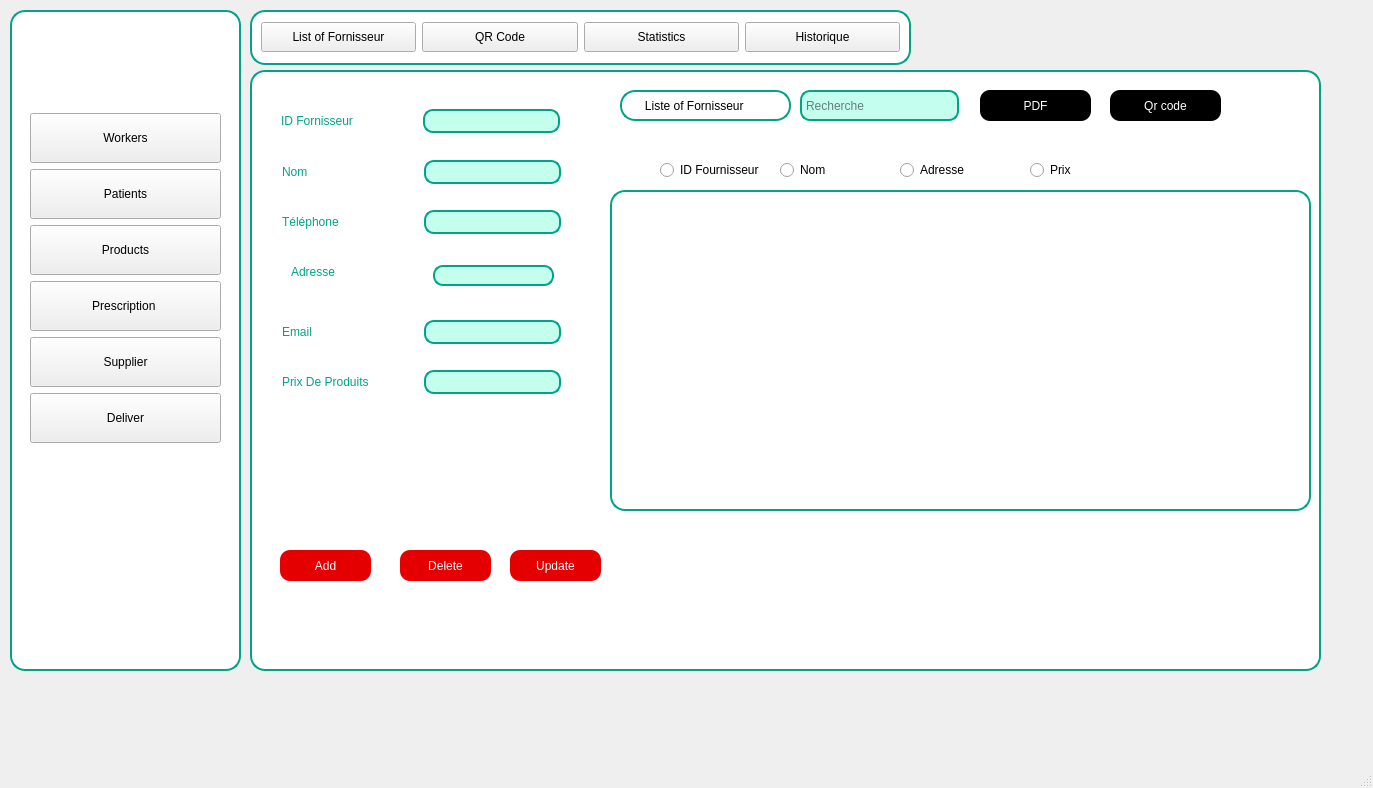
<?xml version="1.0" encoding="UTF-8"?>
<ui version="4.0">
 <class>MainWindow</class>
 <widget class="QMainWindow" name="MainWindow">
  <property name="geometry">
   <rect>
    <x>0</x>
    <y>0</y>
    <width>1373</width>
    <height>788</height>
   </rect>
  </property>
  <property name="windowTitle">
   <string>MainWindow</string>
  </property>
  <widget class="QWidget" name="centralwidget">
   <widget class="QFrame" name="frame">
    <property name="geometry">
     <rect>
      <x>10</x>
      <y>10</y>
      <width>231</width>
      <height>661</height>
     </rect>
    </property>
    <property name="styleSheet">
     <string notr="true">QFrame {
    background-color: white;
    width: 10px;
    border: 2px solid #00a388;
    border-radius: 15px;
}</string>
    </property>
    <property name="frameShape">
     <enum>QFrame::Shape::NoFrame</enum>
    </property>
    <layout class="QVBoxLayout" name="verticalLayout">
     <item>
      <widget class="QWidget" name="widget_9" native="true">
       <property name="minimumSize">
        <size>
         <width>0</width>
         <height>77</height>
        </size>
       </property>
       <property name="maximumSize">
        <size>
         <width>16777215</width>
         <height>77</height>
        </size>
       </property>
      </widget>
     </item>
     <item>
      <widget class="QWidget" name="widget_8" native="true">
       <layout class="QFormLayout" name="formLayout_2">
        <item row="0" column="0" colspan="2">
         <widget class="QPushButton" name="pushButton">
          <property name="minimumSize">
           <size>
            <width>100</width>
            <height>50</height>
           </size>
          </property>
          <property name="text">
           <string>Workers</string>
          </property>
         </widget>
        </item>
        <item row="1" column="0" colspan="2">
         <widget class="QPushButton" name="pushButton_4">
          <property name="minimumSize">
           <size>
            <width>100</width>
            <height>50</height>
           </size>
          </property>
          <property name="text">
           <string>Patients</string>
          </property>
         </widget>
        </item>
        <item row="3" column="0" colspan="2">
         <widget class="QPushButton" name="pushButton_5">
          <property name="minimumSize">
           <size>
            <width>100</width>
            <height>50</height>
           </size>
          </property>
          <property name="text">
           <string>Prescription </string>
          </property>
          <property name="autoDefault">
           <bool>true</bool>
          </property>
          <property name="default">
           <bool>false</bool>
          </property>
         </widget>
        </item>
        <item row="4" column="0" colspan="2">
         <widget class="QPushButton" name="pushButton_6">
          <property name="minimumSize">
           <size>
            <width>100</width>
            <height>50</height>
           </size>
          </property>
          <property name="text">
           <string>Supplier</string>
          </property>
         </widget>
        </item>
        <item row="5" column="0" colspan="2">
         <widget class="QPushButton" name="pushButton_7">
          <property name="minimumSize">
           <size>
            <width>100</width>
            <height>50</height>
           </size>
          </property>
          <property name="text">
           <string>Deliver</string>
          </property>
         </widget>
        </item>
        <item row="2" column="0" colspan="2">
         <widget class="QPushButton" name="pushButton_8">
          <property name="minimumSize">
           <size>
            <width>100</width>
            <height>50</height>
           </size>
          </property>
          <property name="text">
           <string>Products</string>
          </property>
         </widget>
        </item>
       </layout>
      </widget>
     </item>
    </layout>
   </widget>
   <widget class="QFrame" name="frame_3">
    <property name="geometry">
     <rect>
      <x>250</x>
      <y>10</y>
      <width>661</width>
      <height>55</height>
     </rect>
    </property>
    <property name="styleSheet">
     <string notr="true">QFrame {
    background-color: white;
    width: 10px;
    border: 2px solid #00a388;
    border-radius: 15px;
}</string>
    </property>
    <property name="frameShape">
     <enum>QFrame::Shape::NoFrame</enum>
    </property>
    <layout class="QHBoxLayout" name="horizontalLayout_6">
     <item>
      <widget class="QPushButton" name="pushButton_9">
       <property name="minimumSize">
        <size>
         <width>30</width>
         <height>30</height>
        </size>
       </property>
       <property name="text">
        <string>List of Fornisseur</string>
       </property>
      </widget>
     </item>
     <item>
      <widget class="QPushButton" name="QR_button">
       <property name="minimumSize">
        <size>
         <width>0</width>
         <height>30</height>
        </size>
       </property>
       <property name="styleSheet">
        <string notr="true"/>
       </property>
       <property name="text">
        <string>QR Code</string>
       </property>
      </widget>
     </item>
     <item>
      <widget class="QPushButton" name="stats">
       <property name="minimumSize">
        <size>
         <width>0</width>
         <height>30</height>
        </size>
       </property>
       <property name="text">
        <string>Statistics</string>
       </property>
      </widget>
     </item>
     <item>
      <widget class="QPushButton" name="HIS">
       <property name="minimumSize">
        <size>
         <width>0</width>
         <height>30</height>
        </size>
       </property>
       <property name="text">
        <string>Historique</string>
       </property>
      </widget>
     </item>
    </layout>
   </widget>
   <widget class="QFrame" name="frame_2">
    <property name="geometry">
     <rect>
      <x>250</x>
      <y>70</y>
      <width>1071</width>
      <height>601</height>
     </rect>
    </property>
    <property name="styleSheet">
     <string notr="true">QFrame {
    background-color: white;
    width: 10px;
    border: 2px solid #00a388;
    border-radius: 15px;
}</string>
    </property>
    <property name="frameShape">
     <enum>QFrame::Shape::NoFrame</enum>
    </property>
    <widget class="QPushButton" name="Update_button">
     <property name="geometry">
      <rect>
       <x>260</x>
       <y>480</y>
       <width>91</width>
       <height>31</height>
      </rect>
     </property>
     <property name="styleSheet">
      <string notr="true">QPushButton {
	
	background-color: rgb(228, 0, 0);
    color: white; /* Texte blanc */
    border: none;
    border-radius: 10px; /* Coins arrondis */
    padding: 8px;
}</string>
     </property>
     <property name="text">
      <string>Update</string>
     </property>
    </widget>
    <widget class="QPushButton" name="Add_button">
     <property name="geometry">
      <rect>
       <x>30</x>
       <y>480</y>
       <width>91</width>
       <height>31</height>
      </rect>
     </property>
     <property name="styleSheet">
      <string notr="true">#Add_button {
	
	background-color: rgb(228, 0, 0);
    color: white; /* Texte blanc */
    border: none;
    border-radius: 10px; /* Coins arrondis */
    padding: 8px;
}</string>
     </property>
     <property name="text">
      <string>Add</string>
     </property>
    </widget>
    <widget class="QWidget" name="widget_3" native="true">
     <property name="geometry">
      <rect>
       <x>20</x>
       <y>20</y>
       <width>332</width>
       <height>371</height>
      </rect>
     </property>
     <widget class="QWidget" name="widget_2" native="true">
      <property name="geometry">
       <rect>
        <x>9</x>
        <y>9</y>
        <width>281</width>
        <height>44</height>
       </rect>
      </property>
      <layout class="QHBoxLayout" name="horizontalLayout">
       <item>
        <widget class="QLineEdit" name="lineEdit_2">
         <property name="maximumSize">
          <size>
           <width>143</width>
           <height>16777215</height>
          </size>
         </property>
         <property name="styleSheet">
          <string notr="true">QLineEdit{
	 color:#00a388;
	font: 700 12pt &quot;Segoe UI&quot;;
	
	;
}</string>
         </property>
         <property name="text">
          <string>ID Fornisseur</string>
         </property>
         <property name="frame">
          <bool>false</bool>
         </property>
        </widget>
       </item>
       <item>
        <widget class="QLineEdit" name="id_for">
         <property name="minimumSize">
          <size>
           <width>0</width>
           <height>0</height>
          </size>
         </property>
         <property name="maximumSize">
          <size>
           <width>159</width>
           <height>16777215</height>
          </size>
         </property>
         <property name="styleSheet">
          <string notr="true">QLineEdit {
	background-color: rgb(196, 255, 238);
    border: 2px solid  #00a388;; /* Bordure rose */
    border-radius: 10px; /* Coins arrondis */
    padding: 2px;
}</string>
         </property>
        </widget>
       </item>
      </layout>
     </widget>
     <widget class="QWidget" name="widget_4" native="true">
      <property name="geometry">
       <rect>
        <x>10</x>
        <y>60</y>
        <width>281</width>
        <height>44</height>
       </rect>
      </property>
      <layout class="QHBoxLayout" name="horizontalLayout_2">
       <item>
        <widget class="QLineEdit" name="lineEdit_3">
         <property name="maximumSize">
          <size>
           <width>143</width>
           <height>16777215</height>
          </size>
         </property>
         <property name="styleSheet">
          <string notr="true">QLineEdit{
	 color:#00a388;
	font: 700 12pt &quot;Segoe UI&quot;;
	
	;
}</string>
         </property>
         <property name="text">
          <string>Nom</string>
         </property>
         <property name="frame">
          <bool>false</bool>
         </property>
        </widget>
       </item>
       <item>
        <widget class="QLineEdit" name="nom_for">
         <property name="minimumSize">
          <size>
           <width>0</width>
           <height>0</height>
          </size>
         </property>
         <property name="maximumSize">
          <size>
           <width>159</width>
           <height>16777215</height>
          </size>
         </property>
         <property name="styleSheet">
          <string notr="true">QLineEdit {
	background-color: rgb(196, 255, 238);
    border: 2px solid  #00a388;; /* Bordure rose */
    border-radius: 10px; /* Coins arrondis */
    padding: 2px;
}</string>
         </property>
        </widget>
       </item>
      </layout>
     </widget>
     <widget class="QWidget" name="widget_5" native="true">
      <property name="geometry">
       <rect>
        <x>10</x>
        <y>110</y>
        <width>281</width>
        <height>44</height>
       </rect>
      </property>
      <layout class="QHBoxLayout" name="horizontalLayout_3">
       <item>
        <widget class="QLineEdit" name="lineEdit_4">
         <property name="maximumSize">
          <size>
           <width>143</width>
           <height>16777215</height>
          </size>
         </property>
         <property name="styleSheet">
          <string notr="true">QLineEdit{
	 color:#00a388;
	font: 700 12pt &quot;Segoe UI&quot;;
	
	;
}</string>
         </property>
         <property name="text">
          <string>Téléphone</string>
         </property>
         <property name="frame">
          <bool>false</bool>
         </property>
        </widget>
       </item>
       <item>
        <widget class="QLineEdit" name="tel_for">
         <property name="minimumSize">
          <size>
           <width>0</width>
           <height>0</height>
          </size>
         </property>
         <property name="maximumSize">
          <size>
           <width>159</width>
           <height>16777215</height>
          </size>
         </property>
         <property name="styleSheet">
          <string notr="true">QLineEdit {
	background-color: rgb(196, 255, 238);
    border: 2px solid  #00a388;; /* Bordure rose */
    border-radius: 10px; /* Coins arrondis */
    padding: 2px;
}</string>
         </property>
        </widget>
       </item>
      </layout>
     </widget>
     <widget class="QWidget" name="widget_7" native="true">
      <property name="geometry">
       <rect>
        <x>10</x>
        <y>160</y>
        <width>281</width>
        <height>44</height>
       </rect>
      </property>
      <widget class="QLineEdit" name="lineEdit_6">
       <property name="geometry">
        <rect>
         <x>9</x>
         <y>10</y>
         <width>141</width>
         <height>23</height>
        </rect>
       </property>
       <property name="maximumSize">
        <size>
         <width>167</width>
         <height>16777215</height>
        </size>
       </property>
       <property name="styleSheet">
        <string notr="true">QLineEdit{
	 color:#00a388;
	font: 700 12pt &quot;Segoe UI&quot;;
	
	;
}</string>
       </property>
       <property name="text">
        <string>Adresse</string>
       </property>
       <property name="frame">
        <bool>false</bool>
       </property>
      </widget>
      <widget class="QLineEdit" name="adresse_for">
       <property name="geometry">
        <rect>
         <x>153</x>
         <y>15</y>
         <width>121</width>
         <height>21</height>
        </rect>
       </property>
       <property name="styleSheet">
        <string notr="true">QLineEdit {
	background-color: rgb(196, 255, 238);
    border: 2px solid  #00a388;; /* Bordure rose */
    border-radius: 10px; /* Coins arrondis */
    padding: 2px;
}</string>
       </property>
      </widget>
     </widget>
     <widget class="QWidget" name="widget_6" native="true">
      <property name="geometry">
       <rect>
        <x>10</x>
        <y>220</y>
        <width>281</width>
        <height>44</height>
       </rect>
      </property>
      <layout class="QHBoxLayout" name="horizontalLayout_4">
       <item>
        <widget class="QLineEdit" name="lineEdit_5">
         <property name="maximumSize">
          <size>
           <width>143</width>
           <height>16777215</height>
          </size>
         </property>
         <property name="styleSheet">
          <string notr="true">QLineEdit{
	 color:#00a388;
	font: 700 12pt &quot;Segoe UI&quot;;
	
	;
}</string>
         </property>
         <property name="text">
          <string>Email</string>
         </property>
         <property name="frame">
          <bool>false</bool>
         </property>
        </widget>
       </item>
       <item>
        <widget class="QLineEdit" name="email_for">
         <property name="minimumSize">
          <size>
           <width>0</width>
           <height>0</height>
          </size>
         </property>
         <property name="maximumSize">
          <size>
           <width>159</width>
           <height>16777215</height>
          </size>
         </property>
         <property name="styleSheet">
          <string notr="true">QLineEdit {
	background-color: rgb(196, 255, 238);
    border: 2px solid  #00a388;; /* Bordure rose */
    border-radius: 10px; /* Coins arrondis */
    padding: 2px;
}</string>
         </property>
        </widget>
       </item>
      </layout>
     </widget>
     <widget class="QWidget" name="widget_10" native="true">
      <property name="geometry">
       <rect>
        <x>10</x>
        <y>270</y>
        <width>281</width>
        <height>44</height>
       </rect>
      </property>
      <layout class="QHBoxLayout" name="horizontalLayout_5">
       <item>
        <widget class="QLineEdit" name="lineEdit_7">
         <property name="maximumSize">
          <size>
           <width>143</width>
           <height>16777215</height>
          </size>
         </property>
         <property name="styleSheet">
          <string notr="true">QLineEdit{
	 color:#00a388;
	font: 700 12pt &quot;Segoe UI&quot;;
	
	;
}</string>
         </property>
         <property name="text">
          <string>Prix De Produits</string>
         </property>
         <property name="frame">
          <bool>false</bool>
         </property>
        </widget>
       </item>
       <item>
        <widget class="QLineEdit" name="prix_for">
         <property name="minimumSize">
          <size>
           <width>0</width>
           <height>0</height>
          </size>
         </property>
         <property name="maximumSize">
          <size>
           <width>159</width>
           <height>16777215</height>
          </size>
         </property>
         <property name="styleSheet">
          <string notr="true">QLineEdit {
	background-color: rgb(196, 255, 238);
    border: 2px solid  #00a388;; /* Bordure rose */
    border-radius: 10px; /* Coins arrondis */
    padding: 2px;
}</string>
         </property>
        </widget>
       </item>
      </layout>
     </widget>
    </widget>
    <widget class="QTableView" name="tableView">
     <property name="geometry">
      <rect>
       <x>360</x>
       <y>120</y>
       <width>701</width>
       <height>321</height>
      </rect>
     </property>
    </widget>
    <widget class="QLabel" name="label">
     <property name="geometry">
      <rect>
       <x>370</x>
       <y>20</y>
       <width>171</width>
       <height>31</height>
      </rect>
     </property>
     <property name="text">
      <string>      Liste of Fornisseur</string>
     </property>
    </widget>
    <widget class="QPushButton" name="Delete_buton">
     <property name="geometry">
      <rect>
       <x>150</x>
       <y>480</y>
       <width>91</width>
       <height>31</height>
      </rect>
     </property>
     <property name="styleSheet">
      <string notr="true">QPushButton {
	
	background-color: rgb(228, 0, 0);
    color: white; /* Texte blanc */
    border: none;
    border-radius: 10px; /* Coins arrondis */
    padding: 8px;
}</string>
     </property>
     <property name="text">
      <string>Delete</string>
     </property>
    </widget>
    <widget class="QLineEdit" name="chercher_Fournisseur">
     <property name="geometry">
      <rect>
       <x>550</x>
       <y>20</y>
       <width>159</width>
       <height>31</height>
      </rect>
     </property>
     <property name="minimumSize">
      <size>
       <width>0</width>
       <height>0</height>
      </size>
     </property>
     <property name="maximumSize">
      <size>
       <width>159</width>
       <height>16777215</height>
      </size>
     </property>
     <property name="styleSheet">
      <string notr="true">QLineEdit {
	background-color: rgb(196, 255, 238);
    border: 2px solid  #00a388;; /* Bordure rose */
    border-radius: 10px; /* Coins arrondis */
    padding: 2px;
}</string>
     </property>
     <property name="placeholderText">
      <string>Recherche</string>
     </property>
    </widget>
    <widget class="QRadioButton" name="radioButton_ID">
     <property name="geometry">
      <rect>
       <x>410</x>
       <y>90</y>
       <width>101</width>
       <height>20</height>
      </rect>
     </property>
     <property name="text">
      <string>ID Fournisseur</string>
     </property>
    </widget>
    <widget class="QRadioButton" name="radioButton_Nom">
     <property name="geometry">
      <rect>
       <x>530</x>
       <y>90</y>
       <width>89</width>
       <height>20</height>
      </rect>
     </property>
     <property name="text">
      <string>Nom</string>
     </property>
    </widget>
    <widget class="QRadioButton" name="radioButton_Adresse">
     <property name="geometry">
      <rect>
       <x>650</x>
       <y>90</y>
       <width>89</width>
       <height>20</height>
      </rect>
     </property>
     <property name="text">
      <string>Adresse</string>
     </property>
    </widget>
    <widget class="QRadioButton" name="radioButton_Prix">
     <property name="geometry">
      <rect>
       <x>780</x>
       <y>90</y>
       <width>89</width>
       <height>20</height>
      </rect>
     </property>
     <property name="text">
      <string>Prix</string>
     </property>
    </widget>
    <widget class="QPushButton" name="PDF">
     <property name="geometry">
      <rect>
       <x>730</x>
       <y>20</y>
       <width>111</width>
       <height>31</height>
      </rect>
     </property>
     <property name="styleSheet">
      <string notr="true">QPushButton {
	
	background-color: rgb(0, 0, 0);
    color: white; /* Texte blanc */
    border: none;
    border-radius: 10px; /* Coins arrondis */
    padding: 8px;
}</string>
     </property>
     <property name="text">
      <string>PDF</string>
     </property>
    </widget>
    <widget class="QPushButton" name="PDF_2">
     <property name="geometry">
      <rect>
       <x>860</x>
       <y>20</y>
       <width>111</width>
       <height>31</height>
      </rect>
     </property>
     <property name="styleSheet">
      <string notr="true">QPushButton {
	
	background-color: rgb(0, 0, 0);
    color: white; /* Texte blanc */
    border: none;
    border-radius: 10px; /* Coins arrondis */
    padding: 8px;
}</string>
     </property>
     <property name="text">
      <string>Qr code</string>
     </property>
    </widget>
   </widget>
  </widget>
  <widget class="QMenuBar" name="menubar">
   <property name="geometry">
    <rect>
     <x>0</x>
     <y>0</y>
     <width>1373</width>
     <height>26</height>
    </rect>
   </property>
  </widget>
  <widget class="QStatusBar" name="statusbar"/>
 </widget>
 <resources/>
 <connections/>
</ui>
